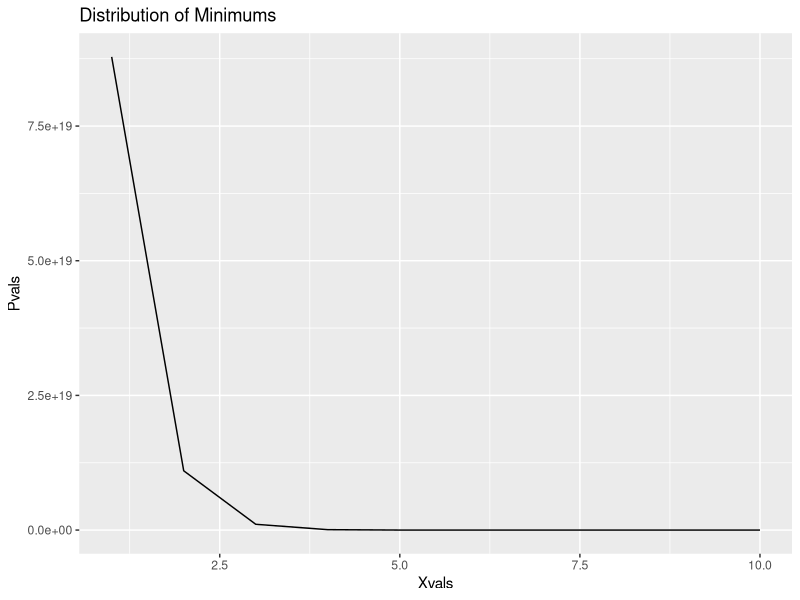

This chart was generated by the following R code:
## ---- chunk 1
Pofy <- function( k,y,n ) {
   return ((k-(y-1))^n - (k-(y))^n)/k^n
}
## ---- chunk 2
n <- 20.0 #mutually independent random variables
k <- 10.0 #max range of the uniform distribution
## ---- chunk 3
Pvals <- c()
for ( i in seq( 1,k,1 ) ){
  val <- Pofy( k,i,n )
  Pvals[i] <- val
}

library( ggplot2 )
Xvals <- seq( 1,k,1 )
data <- data.frame( Xvals, Pvals )
ggplot( data, aes( x=Xvals, y=Pvals ) ) +
  geom_line() +
  ggtitle( 'Distribution of Minimums' )
## ---- chunk 4
P_F <- 1/10 #probability of failing in a given year
P_NF <- 1 - P_F #probability of not failing in a given year
E_val <- 1 / P_F #expected value
STD <- sqrt( P_NF / P_F^2 ) #standard deviation
#probability that the machine will not fail for the first 8 years
# P( no failures for 8 years ) = 1 - P( not failing )^8
numY <- 8
P_8yearsNF_geometic <- 1-( 1-P_NF^numY )
#alternatively
P_8yearsNF_geometic <- 1 - pgeom( numY-1, P_F )

answer <- paste( 'Expected Value:', E_val,
                 '\nStandard Deviation:', round( STD, 4 ),
                 '\nProbability of no failures for 8 years:', round( P_8yearsNF_geometic, 4 ) )
cat( answer, sep='\n' )
## ---- chunk 5
E_val <- 1 / P_F #expected value
STD <- sqrt( 1 / P_F^2 ) #standard deviation
P_8yearsNF_exp <- pexp( numY, P_F, lower.tail = FALSE )

answer <- paste( 'Expected Value:', E_val,
                 '\nStandard Deviation:', round( STD, 4 ),
                 '\nProbability of failure after 8 years (Exponential):', 
                 round( P_8yearsNF_exp, 4 ) )
cat( answer, sep='\n' )
## ---- chunk 6
E_val <- numY*P_F #expected value
STD <- sqrt( numY *P_F*P_NF ) #standard deviation
k <- 0 #dbinom will use choose() to compute coefficients
P_8yearsNF_binomial <- dbinom( k, numY, P_F )

answer <- paste( 'Expected Value:', E_val,
                 '\nStandard Deviation:', round( STD, 4 ),
                 '\nProbability of failure after 8 years (Binomial):', 
                 round( P_8yearsNF_binomial, 4 ) )
cat( answer, sep='\n' )
## ---- chunk 7
lam <- P_F * numY
E_val <- P_F * numY #expected value
STD <- sqrt( P_F * numY ) #standard deviation
P_8yearsNF_poisson <- ppois( 0, lam )

answer <- paste( 'Expected Value:', E_val,
                 '\nStandard Deviation:', round( STD, 4 ),
                 '\nProbability of failure after 8 years (Exponential):', 
                 round( P_8yearsNF_poisson, 4 ) )
cat( answer, sep='\n' )
